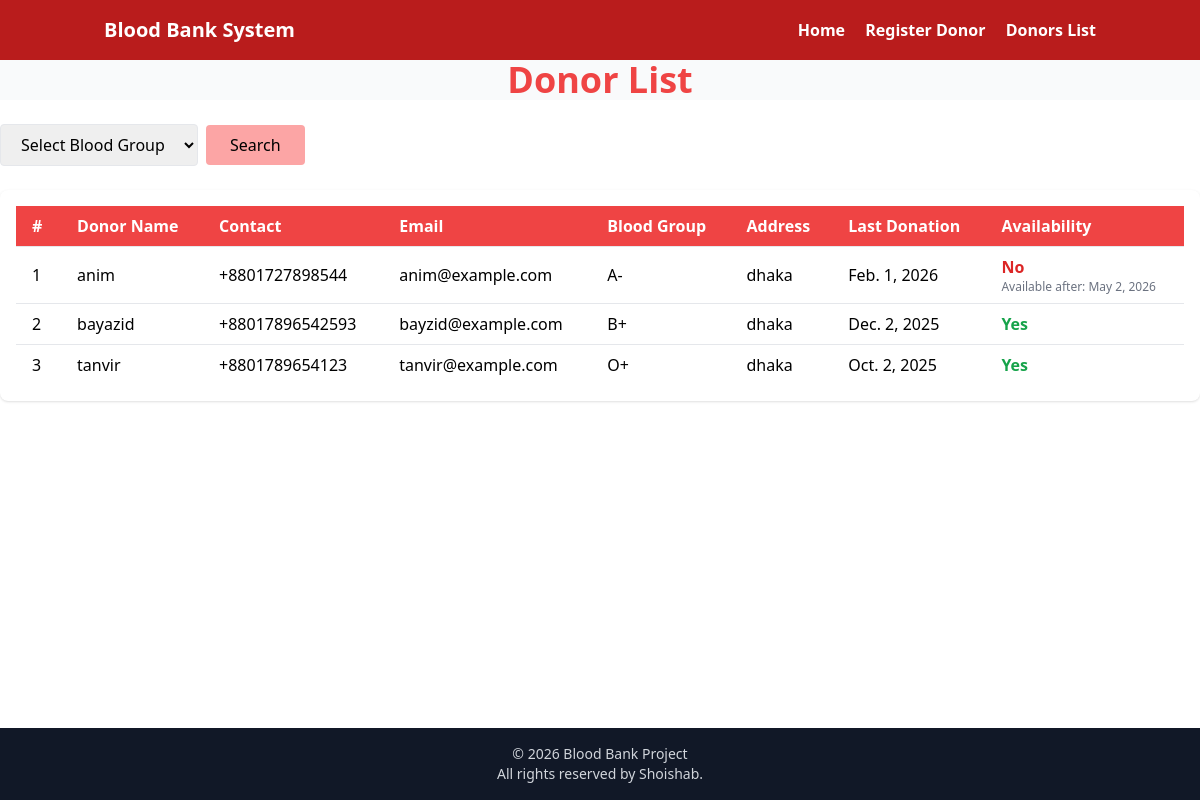
The app's page /donors/, older data.
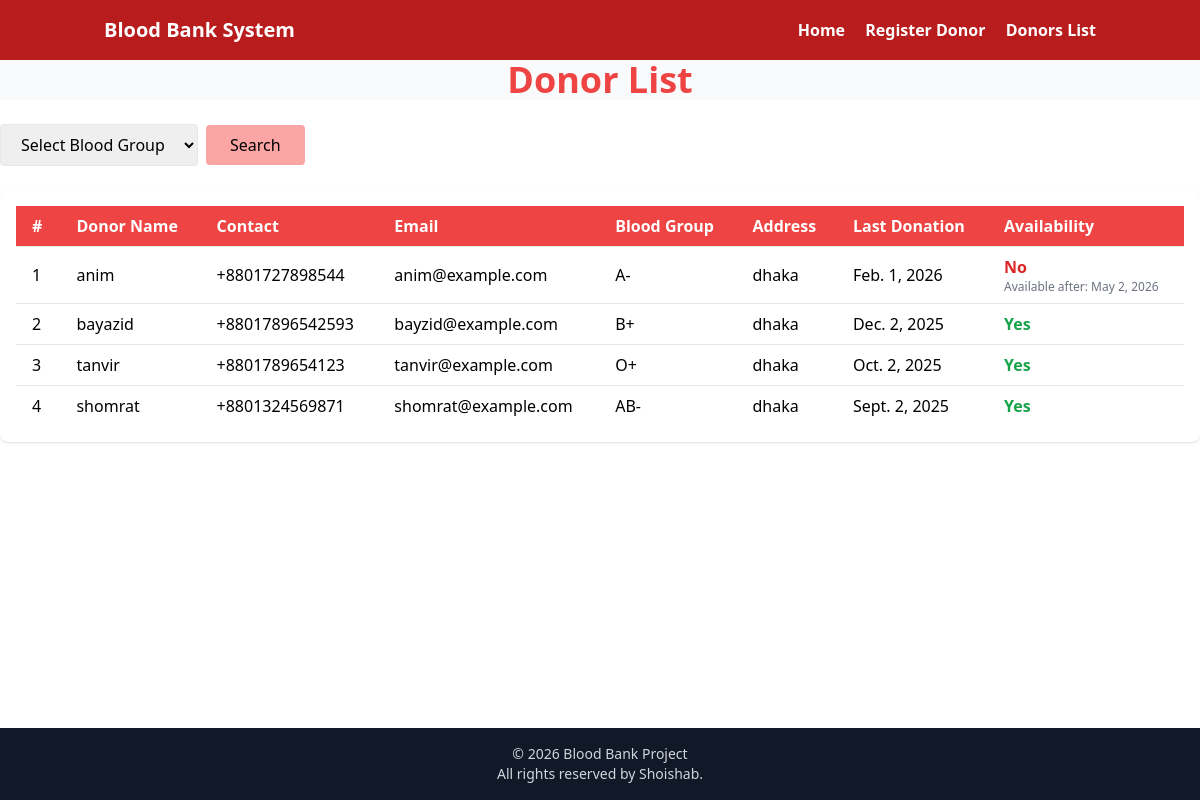
The same page, newer data.
### blood/models.py (models this page shows)
class Donors(models.Model):
    donor_name = models.CharField(max_length=100)
    contact = models.CharField(max_length=14)
    email = models.EmailField()
    blood_group = models.CharField(max_length=3)
    address = models.TextField()
    donation_date = models.DateField(null=True, blank=True)

### blood/views.py (the view)
# urls.py: path('donors/', views.donors, name='donors')
def donors(request):
    query = request.GET.get('q')
    if query:
        donor_list = Donors.objects.filter(
            blood_group = query
            )
    else:
        donor_list = Donors.objects.all()
    today = date.today()
    for donor in donor_list:
        if donor.donation_date:
            donor.available_date = donor.donation_date + timedelta(days=90)
            donor.available = today >= donor.available_date
        else:
            donor.available = True
            donor.available_date = None
    context_dict = {
        'donor': donor_list,
        'query' : query,
        }
    return render(request, 'blood/donors.html', context_dict)

### templates/blood/donors.html (shortened to what this page needs)
{% extends 'base.html' %}
{% block content %}
<h2 class="text-4xl bg-gray-50 font-bold text-red-500 mb-6 text-center">Donor List</h2>
<form method="GET" class="flex items-center gap-2 mb-6">
  <select name="q" class="border rounded px-4 py-2 focus:outline-none focus:ring-2 focus:ring-red-500">
    <option value="">Select Blood Group</option>
  </select>
  <button type="submit" class="bg-red-300 text-black px-6 py-2 rounded hover:bg-red-400">
    Search
  </button>
</form>
<div class="overflow-x-auto bg-white rounded-lg shadow p-4">
  <table class="min-w-full divide-y divide-gray-200">
    <thead class="bg-red-500 text-white">
      <tr>
        <th class="px-4 py-2 text-left">#</th>
        <th class="px-4 py-2 text-left">Donor Name</th>
        <th class="px-4 py-2 text-left">Contact</th>
        <th class="px-4 py-2 text-left">Email</th>
        <th class="px-4 py-2 text-left">Blood Group</th>
        <th class="px-4 py-2 text-left">Address</th>
        <th class="px-4 py-2 text-left">Last Donation</th>
        <th class="px-4 py-2 text-left">Availability</th>
      </tr>
    </thead>
    <tbody class="divide-y divide-gray-200">
      {% if donor %}
      {% for donor in donor %}
      <tr class="hover:bg-gray-50">
        <td class="px-4 py-2">{{ donor.id }}</td>
        <td class="px-4 py-2">{{ donor.donor_name }}</td>
        <td class="px-4 py-2">+88{{ donor.contact }}</td>
        <td class="px-4 py-2">{{ donor.email }}</td>
        <td class="px-4 py-2">{{ donor.blood_group }}</td>
        <td class="px-4 py-2">{{ donor.address }}</td>
        <td class="px-4 py-2">{{ donor.donation_date }}</td>
       <td class="px-4 py-2">
        {% if donor.available %}
        <span class="text-green-600 font-semibold">Yes</span>
        {% else %}
        <span class="text-red-600 font-semibold">No</span>
        <div class="text-xs text-gray-500">
          Available after: {{ donor.available_date }}
        </div>
        {% endif %}
      </td>
    </tr>
    {% endfor %}
    {% else %}
    <p>{{ query }} not found</p>
    {% endif %}
  </tbody>
</table>
</div>
{% endblock %}

Row changes from the older to the newer data that the page shows:
added Donors: id "4", donor_name "shomrat", contact "01324569871", email "shomrat@example.com", blood_group "AB-", address "dhaka", donation_date "Sept. 2, 2025", shows "Yes"
